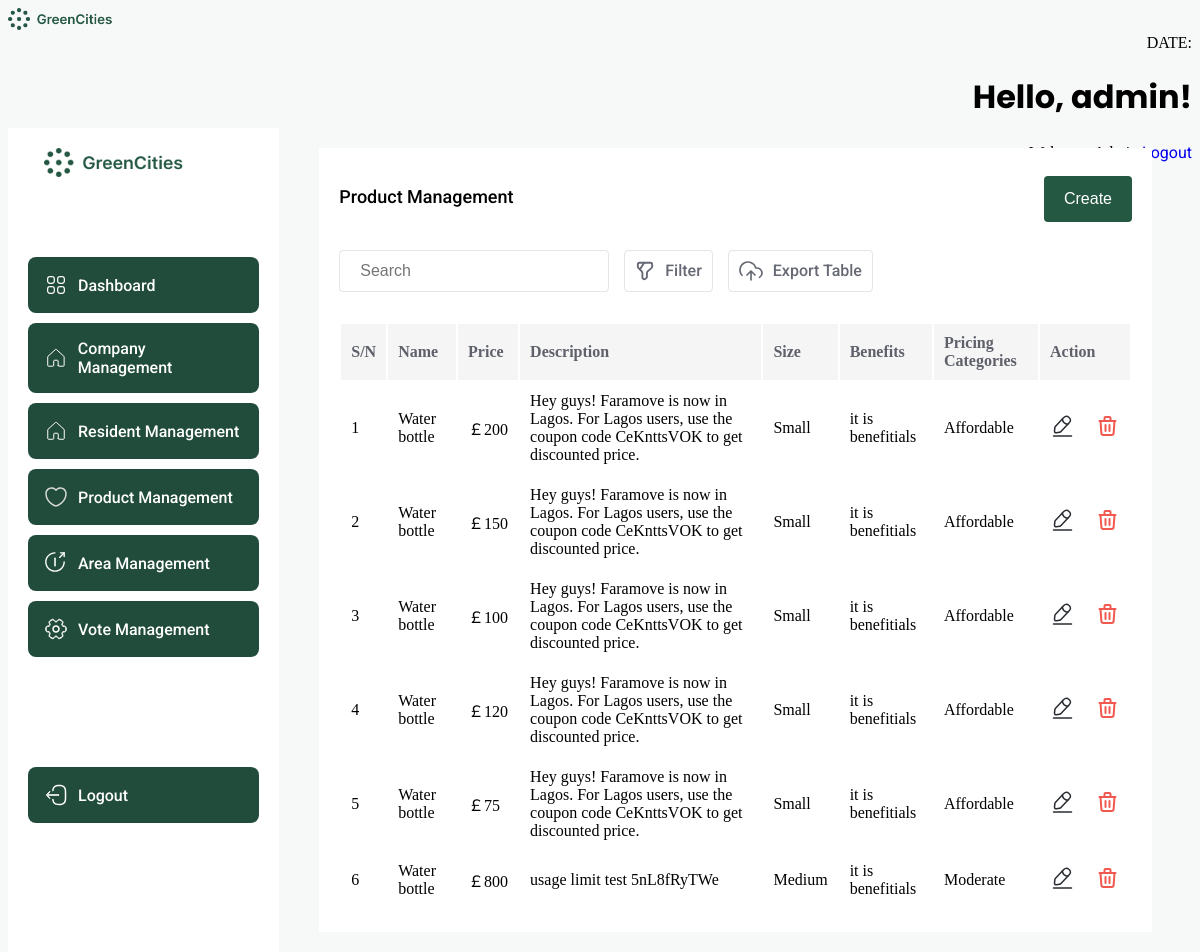
The page /product/index.php (signed in) on the database as committed earlier.
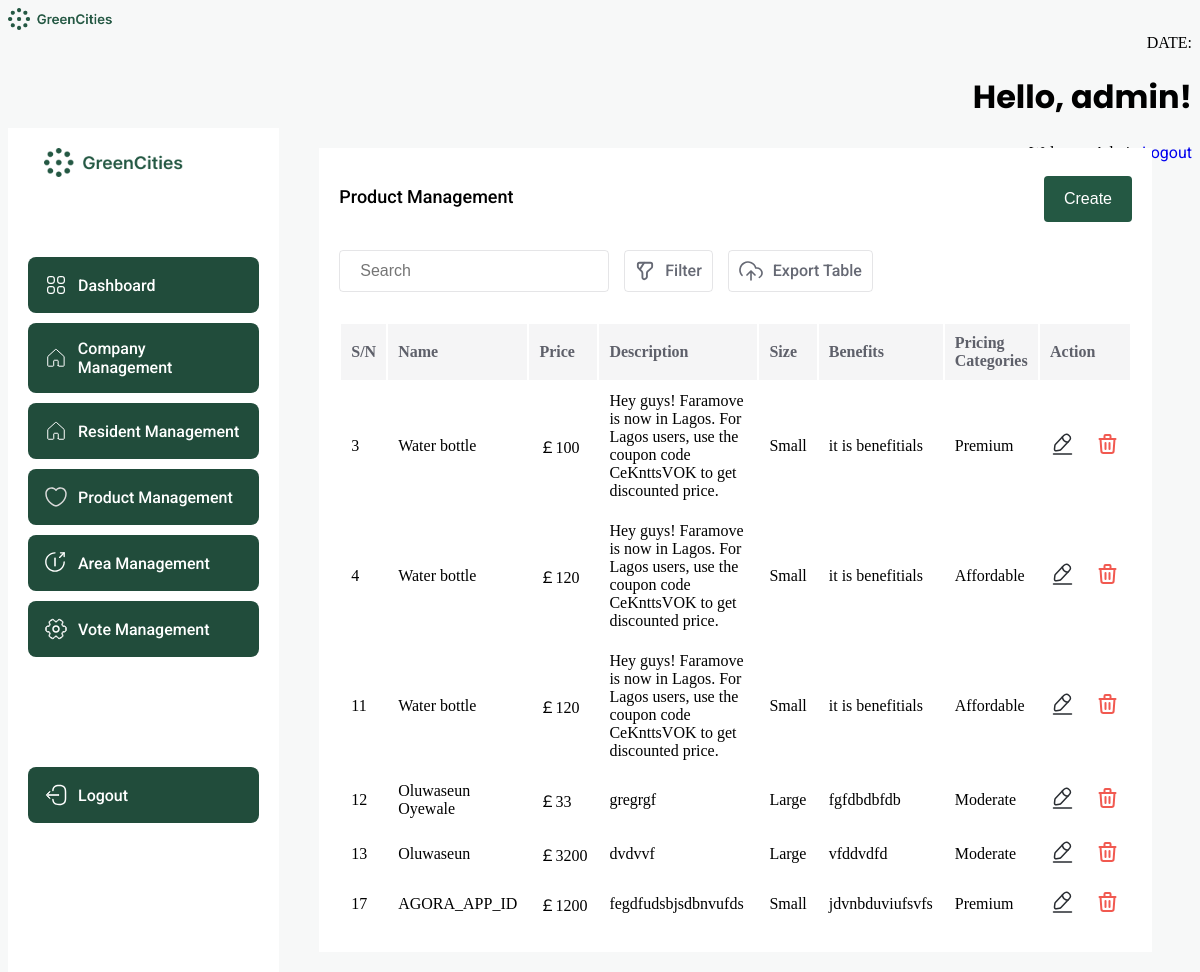
The same page on the database as committed later.
### tables this page shows
CREATE TABLE `product` (
  `id` int(11) NOT NULL,
  `name` varchar(50) NOT NULL,
  `price` float NOT NULL DEFAULT 0,
  `description` text NOT NULL,
  `size` varchar(15) NOT NULL,
  `benefits` text NOT NULL,
  `pricing_categories` varchar(15) NOT NULL,
  `class` varchar(50) NOT NULL DEFAULT 'Green energies products',
  `votes` int(11) DEFAULT NULL
);

### product/index.php (the view, shortened to what the changed rows need)
<?php
$servername = "localhost";
$username = "root";
$password = "";
$dbname = "Green Alliance";
$conn = new mysqli($servername, $username, $password, $dbname);
$productListQuery = "SELECT * FROM `product`";
$productListResult = $conn->query($productListQuery);
$productListData = [];
if ($productListResult->num_rows > 0) {
    while ($row = $productListResult->fetch_assoc()) {
        $productId = $row['id'];
        $productName = $row['name'];
        $productPrice = $row['price'];
        $productDescription = $row['description'];
        $productSize = $row['size'];
        $productBenefits = $row['benefits'];
        $productPricingCategories = $row['pricing_categories'];
        $myMap = [
        "id" => $productId,
        "name" => $productName,
        "price" => $productPrice,
        "description" => $productDescription,
        "size" => $productSize,
        "benefits" => $productBenefits,
        "pricing_categories" => $productPricingCategories,
        ];
        $productListData[] = $myMap;
    }
} else {
}
$templateData = array(
    "result" => $productListData,
);
?>
<!DOCTYPE html>
<html lang="en">
<head>
</head>
<?php include ("../include/header.php"); ?>
<body>
    <div class="dashboard-container">
        <div style="width: 100%;">
            <div style="background: white; margin: 20px 40px; padding: 20px;">
                <table class="table" style="width: 100%;">
                    <thead>
                        <tr style="background: #F5F5F6;">
                            <th scope="col" style="text-align: left">S/N</th>
                            <th scope="col" style="text-align: left">Name</th>
                            <th scope="col" style="text-align: left">Price</th>
                            <th scope="col" style="text-align: left">Description</th>
                            <th scope="col" style="text-align: left">Size</th>
                            <th scope="col" style="text-align: left">Benefits</th>
                            <th scope="col" style="text-align: left">Pricing Categories</th>
                            <th scope="col" style="text-align: left">Action</th>
                        </tr>
                    </thead>
                    <tbody>
                        <?php foreach ($templateData['result'] as $option): ?>
                            <tr>
                                <td><?php echo $option["id"]; ?></td>
                                <td><?php echo $option["name"]; ?></td>
                                <td><?php echo "￡" . $option["price"]; ?></td>
                                <td><?php echo $option["description"]; ?></td>
                                <td><?php echo $option["size"]; ?></td>
                                <td><?php echo $option["benefits"]; ?></td>
                                <td><?php echo $option["pricing_categories"]; ?></td>
                                <td>
                                    <div style="display: flex; gap: 20px;">
                                    <a href="update.php?update=<?php echo $option['id']; ?>">
                                    </a>
                                        <a href="index.php?delete=<?php echo $option['id']; ?>">
                                        </a>
                                    </div>
                                </td>
                            </tr>
                        <?php endforeach; ?>
                    </tbody>
                </table>
            </div>
        </div>
    </div>
</body>
</html>

Rows that differ between the two databases and show on the page:
removed product: id "1", name "Water bottle", price "200", description "Hey guys! Faramove is now in Lagos. For Lagos users, use the coupon code CeKnttsVOK to get discounted price.", size "Small", benefits "it is benefitials", pricing_categories "Affordable"
removed product: id "2", name "Water bottle", price "150", description "Hey guys! Faramove is now in Lagos. For Lagos users, use the coupon code CeKnttsVOK to get discounted price.", size "Small", benefits "it is benefitials", pricing_categories "Affordable"
removed product: id "5", name "Water bottle", price "75", description "Hey guys! Faramove is now in Lagos. For Lagos users, use the coupon code CeKnttsVOK to get discounted price.", size "Small", benefits "it is benefitials", pricing_categories "Affordable"
removed product: id "6", name "Water bottle", price "800", description "usage limit test 5nL8fRyTWe", size "Medium", benefits "it is benefitials", pricing_categories "Moderate"
changed product id 3: pricing_categories "Affordable" → "Premium"
added product: id "11", name "Water bottle", price "120", description "Hey guys! Faramove is now in Lagos. For Lagos users, use the coupon code CeKnttsVOK to get discounted price.", size "Small", benefits "it is benefitials", pricing_categories "Affordable"
added product: id "12", name "Oluwaseun Oyewale", price "33", description "gregrgf", size "Large", benefits "fgfdbdbfdb", pricing_categories "Moderate"
added product: id "13", name "Oluwaseun", price "3200", description "dvdvvf", size "Large", benefits "vfddvdfd", pricing_categories "Moderate"
added product: id "17", name "AGORA_APP_ID", price "1200", description "fegdfudsbjsdbnvufds", size "Small", benefits "jdvnbduviufsvfs", pricing_categories "Premium"
